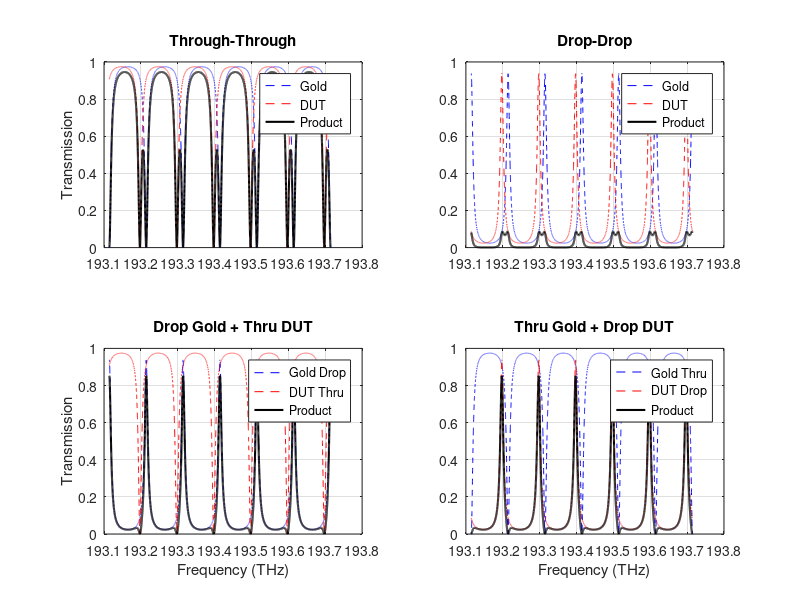

MATLAB code to generate this figure:
%% PIC Simulation - Ring Resonator testing with Golden standard vs DUT

% Matteo Brambilla - 2026

clear; clc; close all;
c = 299792458;           % Speed of light [m/s]

%% 1. User-Defined Parameters - Golden standard
lambda_0_gold = 1550e-9;      % Center wavelength [m]
f_0_gold = c / lambda_0_gold; % Center frequency [Hz]
FSR_gold = 100e9;             % Free Spectral Range [Hz] (100 GHz)
B_gold = 10e9;                % Full Width at Half Maximum [Hz] (10 GHz)
ng = 4.2;                     % Group index (typical for Silicon on Insulator)
neff = 2.45;                  % Effective refractive index (typical for 450nm guide)
gamma = 0.99;                 % Round-trip amplitude transmission (1 = lossless)
Ptot = 1e-3;                  % Total input power [W]

%% 2. Derived Physical Parameters - Golden Standard
L_gold_theotical = c / (ng * FSR_gold);           % Ring circumference [m]

m = neff * L_gold_theotical / lambda_0_gold;      % Resonance harmonic
m = floor(m);                                     % Round m to integer

L_gold = lambda_0_gold * m / neff;
FSR_gold = c / (ng * L_gold);

R_gold = L_gold / (2 * pi);                       % Ring radius [m]

% Calculate the transmission and coupling coefficients
p = pi * B_gold / FSR_gold;
r = (-p + sqrt(p^2 + 4)) / 2;
t = sqrt(1 - r^2);

fprintf('--- Golden Standard ---\n');
fprintf('Gold FSR: %.3f GHz\n', FSR_gold / 1e9);
fprintf('Gold Ring Radius: %.2f um\n', R_gold * 1e6);
fprintf('Required Transmission (r): %.4f\n', r);
fprintf('Required Coupling (t): %.4f\n\n', t);

%% 3. Frequency Vector Setup
f_span = 6 * FSR_gold;
f = linspace(f_0_gold - f_span/2, f_0_gold + f_span/2, 10000); 
phi_gold = 2 * pi * (f - f_0_gold) / FSR_gold;

%% 4. Transfer Function Calculation - Golden Standard
E_thru_gold = (r - r * gamma * exp(1i * phi_gold)) ./ (1 - r^2 * gamma * exp(1i * phi_gold));
P_thru_gold = abs(E_thru_gold).^2;

E_drop_gold = (-t^2 * sqrt(gamma) * exp(1i * phi_gold / 2)) ./ (1 - gamma * r^2 * exp(1i * phi_gold));
P_drop_gold = abs(E_drop_gold).^2;


%% 5. Transfer function definition - DUT
% Define the physical fabrication error
R_error = 10e-9;                  % Lithography radius error [m] (10 nm)
R_DUT = R_gold + R_error;         % DUT Ring radius [m]
L_DUT = 2 * pi * R_DUT;           % DUT Ring circumference [m]

% 1. Compute the new Center Frequency and Wavelength based on geometry
lambda_0_DUT = lambda_0_gold * (L_DUT / L_gold);

f_0_DUT = c / lambda_0_DUT; 

% Calculate the exact wavelength shift for our own awareness
lambda_shift = lambda_0_DUT - lambda_0_gold;
f_shift = f_0_DUT - f_0_gold;

% 2. Compute the new FSR
FSR_DUT = c / (ng * L_DUT);

fprintf('--- Device Under Test (DUT) ---\n');
fprintf('DUT FSR: %.3f GHz\n', FSR_DUT / 1e9);
fprintf('DUT Ring Radius: %.2f um\n', R_DUT * 1e6);
fprintf('Calculated Wavelength Shift: %.2f nm\n', lambda_shift * 1e9);
fprintf('Calculated Frequency Shift: %.2f GHz\n\n', f_shift / 1e9);


%% 6. Transfer Function Calculation - DUT
phi_DUT = 2 * pi * (f - f_0_DUT) / FSR_DUT;

E_thru_DUT = (r - r * gamma * exp(1i * phi_DUT)) ./ (1 - r^2 * gamma * exp(1i * phi_DUT));
P_thru_DUT = abs(E_thru_DUT).^2;

E_drop_DUT = (-t^2 * sqrt(gamma) * exp(1i * phi_DUT / 2)) ./ (1 - gamma * r^2 * exp(1i * phi_DUT));
P_drop_DUT = abs(E_drop_DUT).^2;


%% 7. Cascaded Configurations & Power Integration

% Configuration 1: Through Gold + Through DUT
P_TT = P_thru_gold .* P_thru_DUT;

% Configuration 2: Drop Gold + Drop DUT
P_DD = P_drop_gold .* P_drop_DUT;

% Configuration 3: Drop Gold + Through DUT
P_DT = P_drop_gold .* P_thru_DUT;

% Configuration 4: Through Gold + Drop DUT
P_TD = P_thru_gold .* P_drop_DUT;


%% 8. Plotting
figure();

% --- Plot 1: Through-Through ---
subplot(2,2,1);
plot(f/1e12, P_thru_gold, 'b--', f/1e12, P_thru_DUT, 'r--', f/1e12, P_TT, 'k', 'LineWidth', 1.5);
title(['Through-Through']);
ylabel('Transmission'); grid on;
legend('Gold', 'DUT', 'Product');

% --- Plot 2: Drop-Drop ---
subplot(2,2,2);
plot(f/1e12, P_drop_gold, 'b--', f/1e12, P_drop_DUT, 'r--', f/1e12, P_DD, 'k', 'LineWidth', 1.5);
title(['Drop-Drop']);
grid on;
legend('Gold', 'DUT', 'Product');

% --- Plot 3: Drop-Through ---
subplot(2,2,3);
plot(f/1e12, P_drop_gold, 'b--', f/1e12, P_thru_DUT, 'r--', f/1e12, P_DT, 'k', 'LineWidth', 1.5);
title(['Drop Gold + Thru DUT']);
xlabel('Frequency (THz)'); ylabel('Transmission'); grid on;
legend('Gold Drop', 'DUT Thru', 'Product');

% --- Plot 4: Through-Drop ---
subplot(2,2,4);
plot(f/1e12, P_thru_gold, 'b--', f/1e12, P_drop_DUT, 'r--', f/1e12, P_TD, 'k', 'LineWidth', 1.5);
title(['Thru Gold + Drop DUT']);
xlabel('Frequency (THz)'); grid on;
legend('Gold Thru', 'DUT Drop', 'Product');

%% 9. Terminal Output

P_dens = Ptot / f_span;                     % Power spectral density

Power_TT = trapz(f, P_TT * P_dens);
Power_DD = trapz(f, P_DD * P_dens);
Power_DT = trapz(f, P_DT * P_dens);
Power_TD = trapz(f, P_TD * P_dens);

fprintf('--- Integrated Power Summary ---\n');
fprintf('Input Power:     %.3f mW\n', Ptot * 1e3);
fprintf('Through-Through: %.3f mW\n', Power_TT * 1e3);
fprintf('Drop-Drop:       %.3f mW\n', Power_DD * 1e3);
fprintf('Drop-Through:    %.3f mW\n', Power_DT * 1e3);
fprintf('Through-Drop:    %.3f mW\n\n', Power_TD * 1e3);
